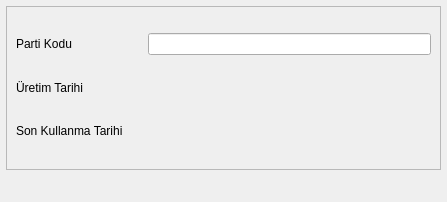
<?xml version="1.0" encoding="UTF-8"?>
<ui version="4.0">
 <class>STOK_URUN_PARTI_GIRISI_BATCH</class>
 <widget class="QDialog" name="STOK_URUN_PARTI_GIRISI_BATCH">
  <property name="geometry">
   <rect>
    <x>0</x>
    <y>0</y>
    <width>447</width>
    <height>202</height>
   </rect>
  </property>
  <property name="sizePolicy">
   <sizepolicy hsizetype="Expanding" vsizetype="Expanding">
    <horstretch>0</horstretch>
    <verstretch>0</verstretch>
   </sizepolicy>
  </property>
  <property name="windowTitle">
   <string>Dialog</string>
  </property>
  <layout class="QGridLayout" name="gridLayout_2" rowstretch="50,1" columnstretch="10,2">
   <property name="margin">
    <number>6</number>
   </property>
   <item row="0" column="0" colspan="2">
    <widget class="QFrame" name="frame">
     <property name="sizePolicy">
      <sizepolicy hsizetype="Expanding" vsizetype="Expanding">
       <horstretch>0</horstretch>
       <verstretch>0</verstretch>
      </sizepolicy>
     </property>
     <property name="frameShape">
      <enum>QFrame::StyledPanel</enum>
     </property>
     <property name="frameShadow">
      <enum>QFrame::Raised</enum>
     </property>
     <layout class="QGridLayout" name="gridLayout" rowstretch="1,1,1" columnstretch="10,20,2">
      <item row="0" column="0">
       <widget class="QLabel" name="label_3">
        <property name="sizePolicy">
         <sizepolicy hsizetype="Expanding" vsizetype="Fixed">
          <horstretch>0</horstretch>
          <verstretch>0</verstretch>
         </sizepolicy>
        </property>
        <property name="text">
         <string>Parti Kodu</string>
        </property>
       </widget>
      </item>
      <item row="0" column="1" colspan="2">
       <widget class="QLineEdit" name="lineEdit_parti_kodu"/>
      </item>
      <item row="1" column="0">
       <widget class="QLabel" name="label">
        <property name="sizePolicy">
         <sizepolicy hsizetype="Expanding" vsizetype="Fixed">
          <horstretch>0</horstretch>
          <verstretch>0</verstretch>
         </sizepolicy>
        </property>
        <property name="text">
         <string>Üretim Tarihi</string>
        </property>
       </widget>
      </item>
      <item row="1" column="1">
       <widget class="QAdakDate" name="adakDate_uretim_tarihi">
        <property name="whatsThis">
         <string>Tarih WidgetÄ± </string>
        </property>
        <property name="QAdakDate" stdset="0">
         <rect>
          <x>0</x>
          <y>0</y>
          <width>100</width>
          <height>100</height>
         </rect>
        </property>
       </widget>
      </item>
      <item row="2" column="0">
       <widget class="QLabel" name="label_2">
        <property name="sizePolicy">
         <sizepolicy hsizetype="Expanding" vsizetype="Fixed">
          <horstretch>0</horstretch>
          <verstretch>0</verstretch>
         </sizepolicy>
        </property>
        <property name="text">
         <string>Son Kullanma Tarihi</string>
        </property>
       </widget>
      </item>
      <item row="2" column="1">
       <widget class="QAdakDate" name="adakDate_son_kullanma_tarihi">
        <property name="whatsThis">
         <string>Tarih WidgetÄ± </string>
        </property>
        <property name="QAdakDate" stdset="0">
         <rect>
          <x>0</x>
          <y>0</y>
          <width>100</width>
          <height>100</height>
         </rect>
        </property>
       </widget>
      </item>
      <item row="1" column="2">
       <spacer name="horizontalSpacer_2">
        <property name="orientation">
         <enum>Qt::Horizontal</enum>
        </property>
        <property name="sizeHint" stdset="0">
         <size>
          <width>40</width>
          <height>20</height>
         </size>
        </property>
       </spacer>
      </item>
      <item row="2" column="2">
       <spacer name="horizontalSpacer_3">
        <property name="orientation">
         <enum>Qt::Horizontal</enum>
        </property>
        <property name="sizeHint" stdset="0">
         <size>
          <width>40</width>
          <height>20</height>
         </size>
        </property>
       </spacer>
      </item>
     </layout>
    </widget>
   </item>
   <item row="1" column="0">
    <spacer name="horizontalSpacer">
     <property name="orientation">
      <enum>Qt::Horizontal</enum>
     </property>
     <property name="sizeHint" stdset="0">
      <size>
       <width>355</width>
       <height>20</height>
      </size>
     </property>
    </spacer>
   </item>
   <item row="1" column="1">
    <widget class="QWidget" name="widget_batch_buttons" native="true"/>
   </item>
  </layout>
 </widget>
 <customwidgets>
  <customwidget>
   <class>QAdakDate</class>
   <extends>QWidget</extends>
   <header>QAdakDate.h</header>
  </customwidget>
 </customwidgets>
 <resources/>
 <connections/>
</ui>
